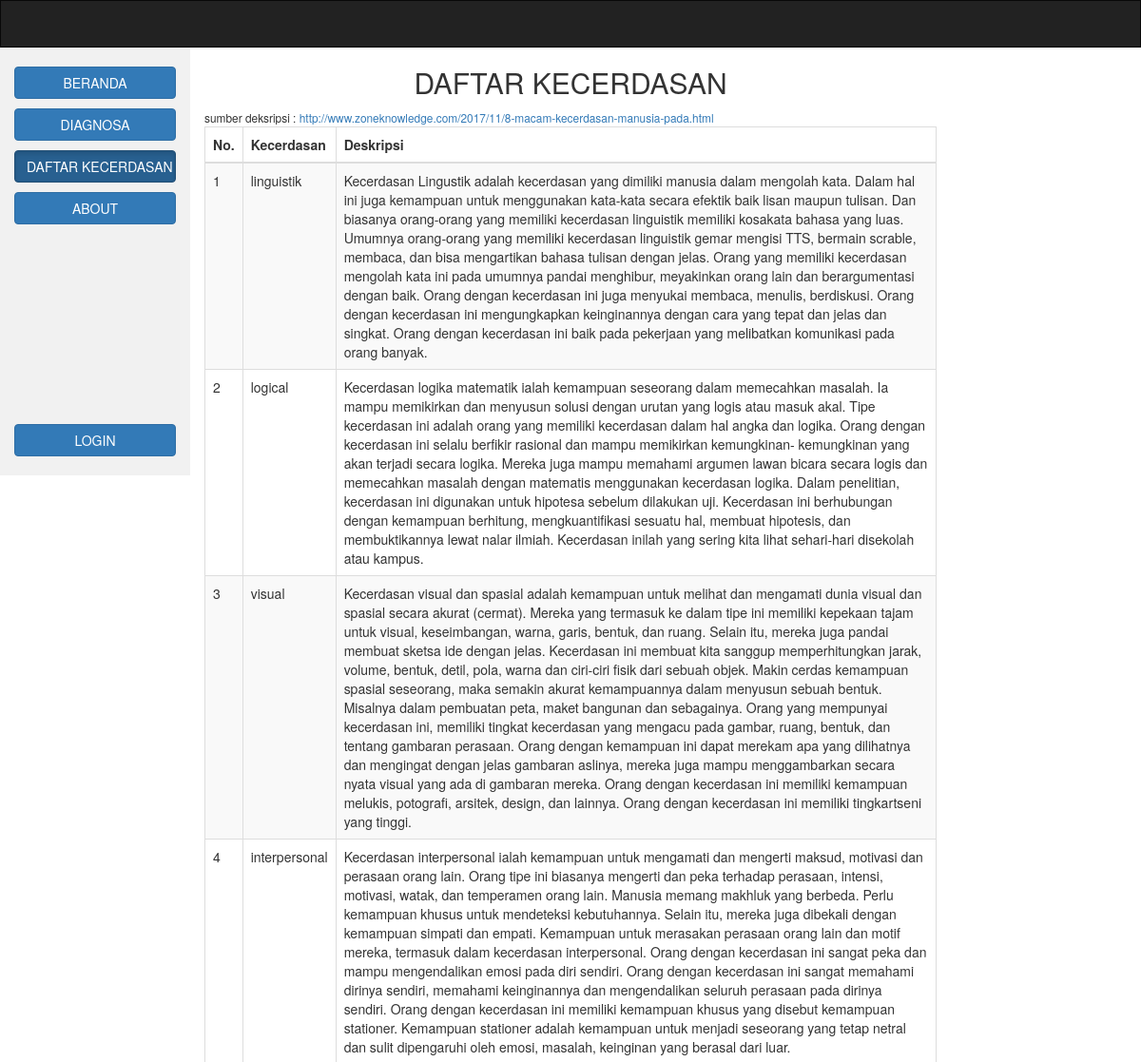
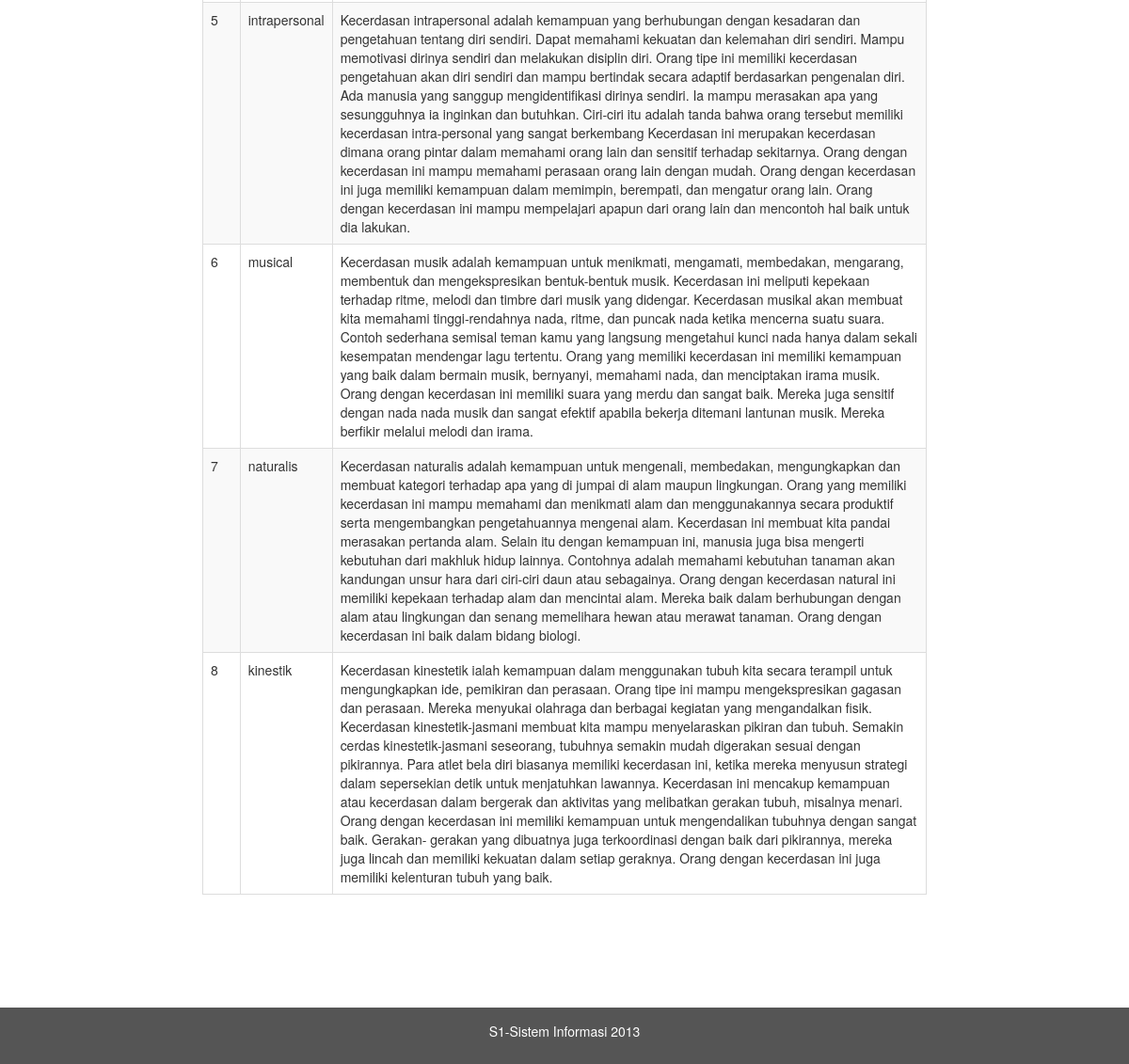
Page /daftarpenyakit.php on the committed database (2 pictures, top to bottom).
### tables this page shows
CREATE TABLE `kecerdasan` (
  `id` int(11) NOT NULL,
  `kecerdasan` varchar(100) NOT NULL,
  `deskripsi` text NOT NULL
);

### daftarpenyakit.php (the view, shortened to what this page needs)
<?php include('koneksi.php');
?>
<!DOCTYPE html>
<html lang="en">
<head>
</head>
<body>
<nav class="navbar navbar-inverse">
</nav>
<div class="container-fluid text-center">
  <div class="row content">
    <div class="col-sm-2 sidenav">
       <p><a href="index.php"><button type="button" class="btn btn-primary btn-block">BERANDA</button></a></p>
      <p><a href="diagnosa.php"><button type="button" class="btn btn-primary btn-block">DIAGNOSA</button></a></p>
      <p><a href="daftarpenyakit.php"><button type="button" class="btn btn-primary btn-block active">DAFTAR KECERDASAN</button></a></p>
      <p><a href="about.php"><button type="button" class="btn btn-primary btn-block">ABOUT</button></a></p>
        <br><br><br><br><br><br><br><br><br><br>
      <p><button type="button" class="btn btn-primary btn-block" id="myBtn">LOGIN</button></p>
    </div>
    <div class="col-sm-8 text-left">
      <h2 class="text-center">DAFTAR KECERDASAN</h2>
      <small>sumber deksripsi : <a href="http://www.zoneknowledge.com/2017/11/8-macam-kecerdasan-manusia-pada.html" target="_blank">http://www.zoneknowledge.com/2017/11/8-macam-kecerdasan-manusia-pada.html</a></small>
    	<br>
            <div class="box-body table-responsive">
                <table id="example1" class="table table-bordered table-striped">
                    <thead>
                        <tr>
                            <th>No.</th>
							              <th>Kecerdasan</th>
                            <th>Deskripsi</th>
                        </tr>
                    </thead>
<?php
          $queri="SELECT * FROM kecerdasan";
          $hasil=mysqli_query ($konek_db,$queri);
          $id = 0;
          while ($data = mysqli_fetch_array ($hasil)){
 			    $id++;
 			    echo "
        		<tr>
        			<td>".$id."</td>
					    <td>".$data[1]."</td>
        			<td>".$data[2]."</td>
            </tr>
        	";
			  }
 ?>
</table><br><br><br><br><br>
</div>
</div>
</div>
</div>
<footer class="container-fluid text-center">
  <p>S1-Sistem Informasi 2013</p>
</footer>
</body>
</html>

### css/style.css (style rules this page uses)
.navbar { margin-bottom: 0; border-radius: 0; }
.row.content { height: 450px }
.sidenav { padding-top: 20px; background-color: #f1f1f1; height: 100%; }
footer { background-color: #555; color: white; padding: 15px; }

### rows in the picture
kecerdasan: kecerdasan "linguistik", deskripsi "Kecerdasan Lingustik adalah kecerdasan yang dimiliki manusia dalam mengolah kata. Dalam hal ini juga kemampuan untuk menggunakan kata-kata secara efektik baik lisan maupun tulisan. Dan biasanya orang-orang yang memiliki kecerdasan linguistik memiliki kosakata bahasa yang luas. Umumnya orang-orang yang memiliki kecerdasan linguistik gemar mengisi TTS, bermain scrable, membaca, dan bisa mengartikan bahasa tulisan dengan jelas. Orang yang memiliki kecerdasan mengolah kata ini pada umumnya pandai menghibur, meyakinkan orang lain dan berargumentasi dengan baik. Orang dengan kecerdasan ini juga menyukai membaca, menulis, berdiskusi. Orang dengan kecerdasan ini mengungkapkan keinginannya dengan…"
kecerdasan: kecerdasan "logical", deskripsi "Kecerdasan logika matematik ialah kemampuan seseorang dalam memecahkan masalah. Ia mampu memikirkan dan menyusun solusi dengan urutan yang logis atau masuk akal. Tipe kecerdasan ini adalah orang yang memiliki kecerdasan dalam hal angka dan logika. Orang dengan kecerdasan ini selalu berfikir rasional dan mampu memikirkan kemungkinan- kemungkinan yang akan terjadi secara logika. Mereka juga mampu memahami argumen lawan bicara secara logis dan memecahkan masalah dengan matematis menggunakan kecerdasan logika. Dalam penelitian, kecerdasan ini digunakan untuk hipotesa sebelum dilakukan uji. Kecerdasan ini berhubungan dengan kemampuan berhitung, mengkuantifikasi sesuatu hal, membuat hipotesis,…"
kecerdasan: kecerdasan "visual", deskripsi "Kecerdasan visual dan spasial adalah kemampuan untuk melihat dan mengamati dunia visual dan spasial secara akurat (cermat). Mereka yang termasuk ke dalam tipe ini memiliki kepekaan tajam untuk visual, keseimbangan, warna, garis, bentuk, dan ruang. Selain itu, mereka juga pandai membuat sketsa ide dengan jelas. Kecerdasan ini membuat kita sanggup memperhitungkan jarak, volume, bentuk, detil, pola, warna dan ciri-ciri fisik dari sebuah objek. Makin cerdas kemampuan spasial seseorang, maka semakin akurat kemampuannya dalam menyusun sebuah bentuk. Misalnya dalam pembuatan peta, maket bangunan dan sebagainya. Orang yang mempunyai kecerdasan ini, memiliki tingkat kecerdasan yang mengacu pada…"
kecerdasan: kecerdasan "interpersonal", deskripsi "Kecerdasan interpersonal ialah kemampuan untuk mengamati dan mengerti maksud, motivasi dan perasaan orang lain. Orang tipe ini biasanya mengerti dan peka terhadap perasaan, intensi, motivasi, watak, dan temperamen orang lain. Manusia memang makhluk yang berbeda. Perlu kemampuan khusus untuk mendeteksi kebutuhannya. Selain itu, mereka juga dibekali dengan kemampuan simpati dan empati. Kemampuan untuk merasakan perasaan orang lain dan motif mereka, termasuk dalam kecerdasan interpersonal. Orang dengan kecerdasan ini sangat peka dan mampu mengendalikan emosi pada diri sendiri. Orang dengan kecerdasan ini sangat memahami dirinya sendiri, memahami keinginannya dan mengendalikan seluruh perasaan…"
kecerdasan: kecerdasan "intrapersonal", deskripsi "Kecerdasan intrapersonal adalah kemampuan yang berhubungan dengan kesadaran dan pengetahuan tentang diri sendiri. Dapat memahami kekuatan dan kelemahan diri sendiri. Mampu memotivasi dirinya sendiri dan melakukan disiplin diri. Orang tipe ini memiliki kecerdasan pengetahuan akan diri sendiri dan mampu bertindak secara adaptif berdasarkan pengenalan diri. Ada manusia yang sanggup mengidentifikasi dirinya sendiri. Ia mampu merasakan apa yang sesungguhnya ia inginkan dan butuhkan. Ciri-ciri itu adalah tanda bahwa orang tersebut memiliki kecerdasan intra-personal yang sangat berkembang Kecerdasan ini merupakan kecerdasan dimana orang pintar dalam memahami orang lain dan sensitif terhadap…"
kecerdasan: kecerdasan "musical", deskripsi "Kecerdasan musik adalah kemampuan untuk menikmati, mengamati, membedakan, mengarang, membentuk dan mengekspresikan bentuk-bentuk musik. Kecerdasan ini meliputi kepekaan terhadap ritme, melodi dan timbre dari musik yang didengar. Kecerdasan musikal akan membuat kita memahami tinggi-rendahnya nada, ritme, dan puncak nada ketika mencerna suatu suara. Contoh sederhana semisal teman kamu yang langsung mengetahui kunci nada hanya dalam sekali kesempatan mendengar lagu tertentu. Orang yang memiliki kecerdasan ini memiliki kemampuan yang baik dalam bermain musik, bernyanyi, memahami nada, dan menciptakan irama musik. Orang dengan kecerdasan ini memiliki suara yang merdu dan sangat baik. Mereka juga…"
kecerdasan: kecerdasan "naturalis", deskripsi "Kecerdasan naturalis adalah kemampuan untuk mengenali, membedakan, mengungkapkan dan membuat kategori terhadap apa yang di jumpai di alam maupun lingkungan. Orang yang memiliki kecerdasan ini mampu memahami dan menikmati alam dan menggunakannya secara produktif serta mengembangkan pengetahuannya mengenai alam. Kecerdasan ini membuat kita pandai merasakan pertanda alam. Selain itu dengan kemampuan ini, manusia juga bisa mengerti kebutuhan dari makhluk hidup lainnya. Contohnya adalah memahami kebutuhan tanaman akan kandungan unsur hara dari ciri-ciri daun atau sebagainya. Orang dengan kecerdasan natural ini memiliki kepekaan terhadap alam dan mencintai alam. Mereka baik dalam berhubungan…"
kecerdasan: kecerdasan "kinestik", deskripsi "Kecerdasan kinestetik ialah kemampuan dalam menggunakan tubuh kita secara terampil untuk mengungkapkan ide, pemikiran dan perasaan. Orang tipe ini mampu mengekspresikan gagasan dan perasaan. Mereka menyukai olahraga dan berbagai kegiatan yang mengandalkan fisik. Kecerdasan kinestetik-jasmani membuat kita mampu menyelaraskan pikiran dan tubuh. Semakin cerdas kinestetik-jasmani seseorang, tubuhnya semakin mudah digerakan sesuai dengan pikirannya. Para atlet bela diri biasanya memiliki kecerdasan ini, ketika mereka menyusun strategi dalam sepersekian detik untuk menjatuhkan lawannya. Kecerdasan ini mencakup kemampuan atau kecerdasan dalam bergerak dan aktivitas yang melibatkan gerakan tubuh,…"
